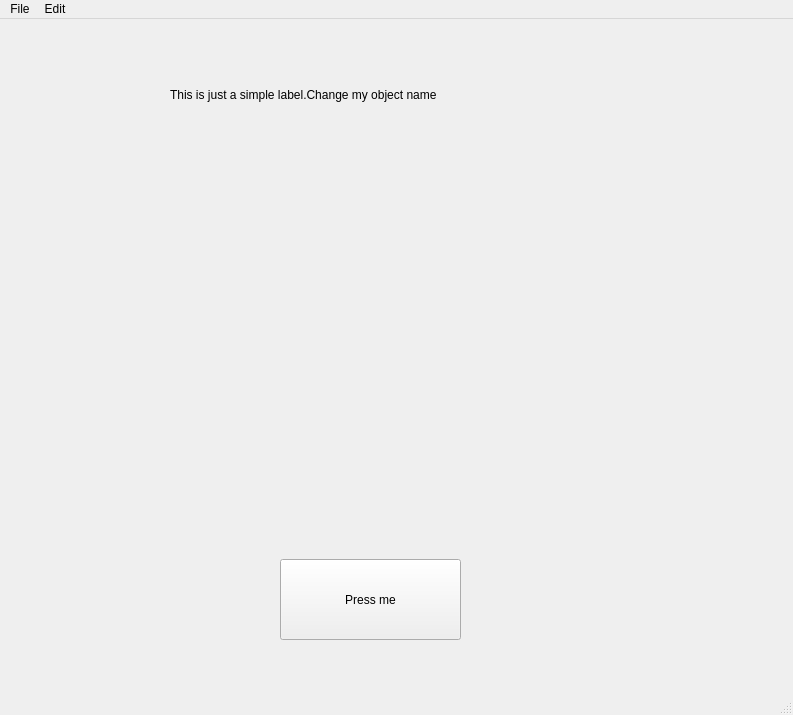
<?xml version="1.0" encoding="UTF-8"?>
<ui version="4.0">
 <class>MainWindow</class>
 <widget class="QMainWindow" name="MainWindow">
  <property name="geometry">
   <rect>
    <x>0</x>
    <y>0</y>
    <width>793</width>
    <height>715</height>
   </rect>
  </property>
  <property name="windowTitle">
   <string>MainWindow</string>
  </property>
  <widget class="QWidget" name="centralwidget">
   <widget class="QLabel" name="FirstLabel">
    <property name="geometry">
     <rect>
      <x>170</x>
      <y>50</y>
      <width>371</width>
      <height>51</height>
     </rect>
    </property>
    <property name="text">
     <string>This is just a simple label.Change my object name</string>
    </property>
   </widget>
   <widget class="QPushButton" name="Button1">
    <property name="geometry">
     <rect>
      <x>280</x>
      <y>540</y>
      <width>181</width>
      <height>81</height>
     </rect>
    </property>
    <property name="text">
     <string>Press me</string>
    </property>
   </widget>
  </widget>
  <widget class="QMenuBar" name="menubar">
   <property name="geometry">
    <rect>
     <x>0</x>
     <y>0</y>
     <width>793</width>
     <height>31</height>
    </rect>
   </property>
   <widget class="QMenu" name="menuFile">
    <property name="title">
     <string>File</string>
    </property>
   </widget>
   <widget class="QMenu" name="menuEdit">
    <property name="title">
     <string>Edit</string>
    </property>
    <addaction name="action"/>
   </widget>
   <addaction name="menuFile"/>
   <addaction name="menuEdit"/>
  </widget>
  <widget class="QStatusBar" name="statusbar"/>
  <action name="action">
   <property name="text">
    <string>PEEN</string>
   </property>
  </action>
 </widget>
 <resources/>
 <connections/>
</ui>
